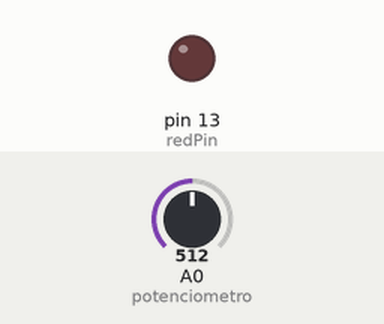
Simulated run of this sketch. Board: Arduino Uno, built with avr-gcc and run on an emulated ATmega328P. Shown: output pins drawn as LEDs (lit = HIGH). The inputs (shaded band) are chosen by the test bench; at power-on: A0 (potenciometro) = 512.

Above: at 1.2 s.
1.3 s: A0 (potenciometro) set to 523
At 2.2 s:
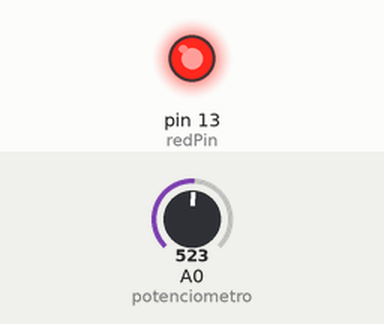
2.8 s: A0 (potenciometro) set to 511
At 3.3 s:
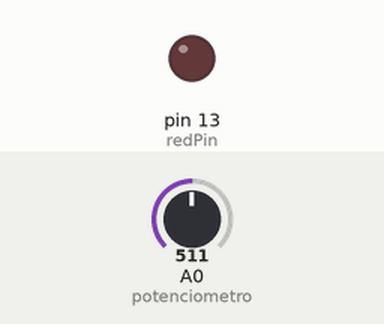
4.3 s: A0 (potenciometro) set to 716
At 5.7 s:
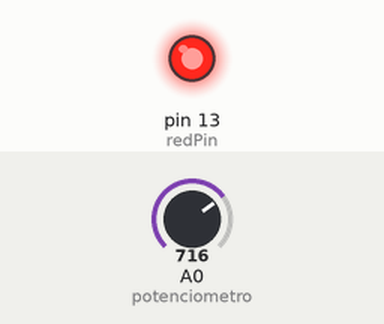
Timing chart, 0 to 7.3 s (numbered marks = the images above; inputs shaded):
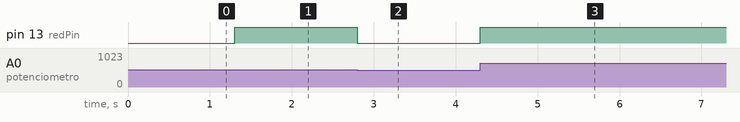

Measured:
- the behaviour switches between 513 and 514 on A0 (potenciometro) (found by bisection; images 0 and 1)
- after the input at 1.3 s, pin 13 (redPin): LOW → HIGH at once
- after the input at 2.8 s, pin 13 (redPin): HIGH → LOW at once
- after the input at 4.3 s, pin 13 (redPin): LOW → HIGH at once

The sketch:

Projeto_Potenciometro.ino
```cpp
// Projeto 05

int redPin = 13, potenciometro = A0;
int luz, potAnalog;

void setup()
{
  pinMode(redPin, OUTPUT);
  pinMode(potenciometro, INPUT);
}

void loop()
{
  potAnalog = analogRead(potenciometro);
  luz = map(potAnalog,0,1023,0,255);
  analogWrite(redPin,luz);
}
```
